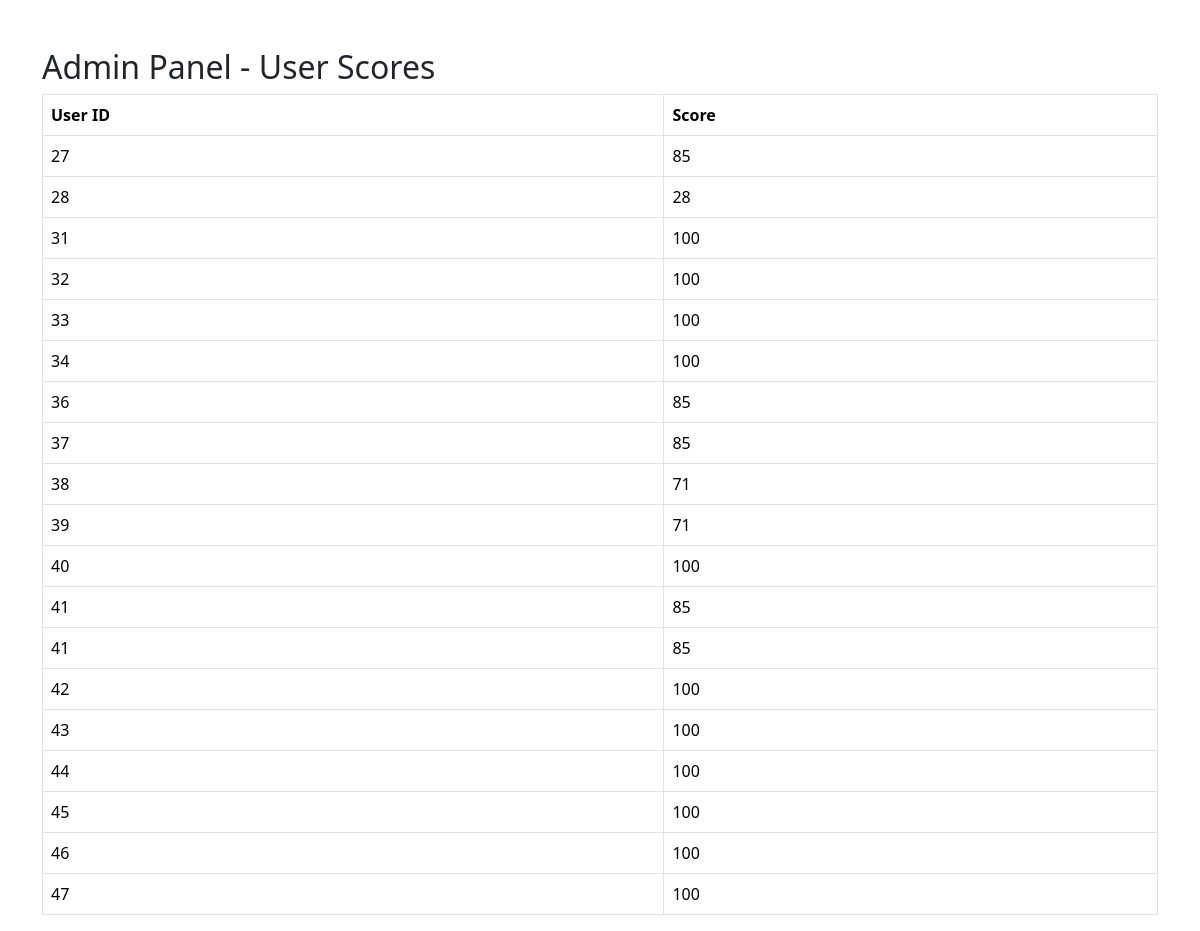
The app's page /admin.php with its own data.
### tables this page shows
CREATE TABLE `user_scores` (
  `id` int(11) NOT NULL,
  `user_id` int(11) NOT NULL,
  `score` int(11) NOT NULL,
  `name` varchar(255) DEFAULT NULL
);

### admin.php (the view, shortened to what this page needs)
<?php
$conn = new mysqli('localhost:3307', 'root', '', 'satgas');
$result = $conn->query("SELECT * FROM user_scores");
?>
<!DOCTYPE html>
<html lang="en">
<head>
    <link href="https://cdn.jsdelivr.net/npm/bootstrap@5.3.3/dist/css/bootstrap.min.css" rel="stylesheet">
</head>
<body>
    <div class="container mt-5">
        <h2>Admin Panel - User Scores</h2>
        <table class="table table-bordered">
            <thead>
                <tr>
                    <th>User ID</th>
                    <th>Score</th>
                </tr>
            </thead>
            <tbody>
                <?php while($row = $result->fetch_assoc()): ?>
                <tr>
                    <td><?php echo $row['user_id']; ?></td>
                    <td><?php echo $row['score']; ?></td>
                </tr>
                <?php endwhile; ?>
            </tbody>
        </table>
    </div>
</body>
</html>

### records on screen
user_scores: user "27", score "85"
user_scores: user "28", score "28"
user_scores: user "31", score "100"
user_scores: user "32", score "100"
user_scores: user "33", score "100"
user_scores: user "34", score "100"
user_scores: user "36", score "85"
user_scores: user "37", score "85"
user_scores: user "38", score "71"
user_scores: user "39", score "71"
user_scores: user "40", score "100"
user_scores: user "41", score "85"
user_scores: user "41", score "85"
user_scores: user "42", score "100"
user_scores: user "43", score "100"
user_scores: user "44", score "100"
user_scores: user "45", score "100"
user_scores: user "46", score "100"
user_scores: user "47", score "100"
